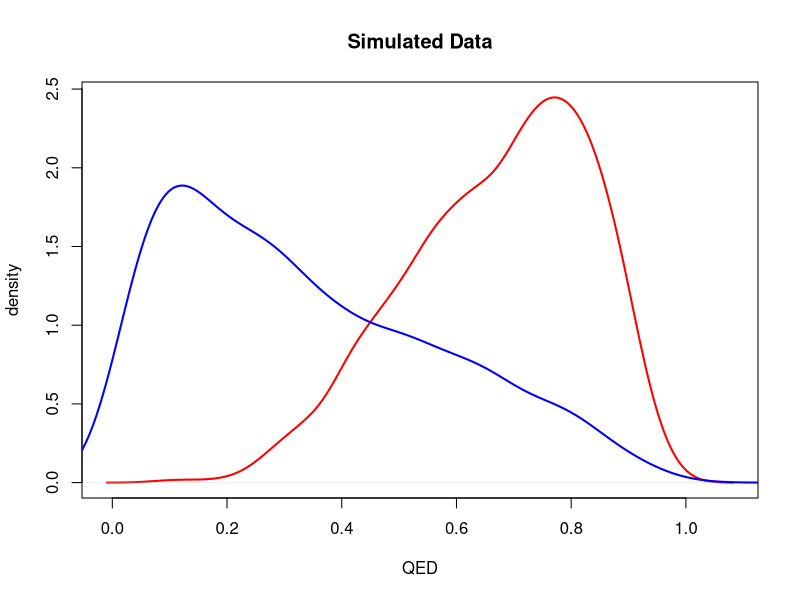
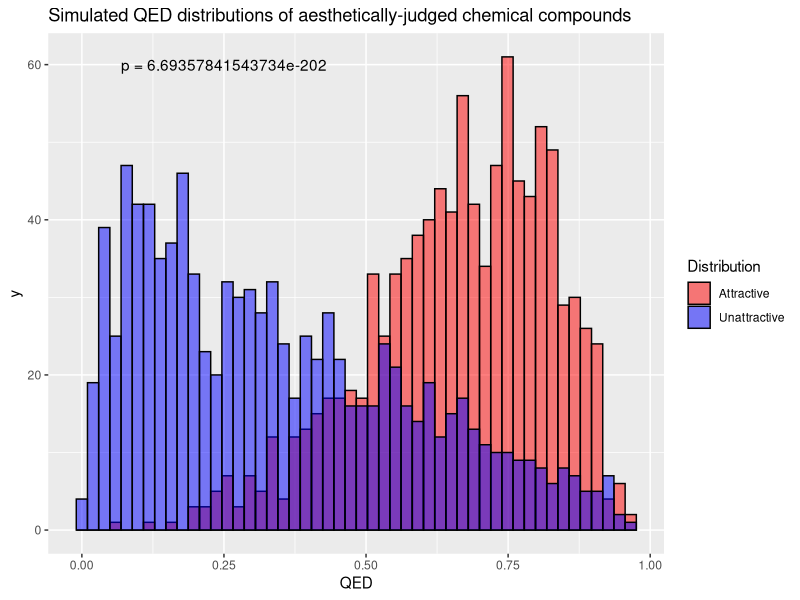

These figures' R source, in order:
## ---- chunk 1
knitr::opts_chunk$set(echo = TRUE, message=FALSE,warning = FALSE)
## ---- chunk 2
library(tidyverse)
library(boot)
library(ggplot2)

##################################################
# FUNCTION: sim_data()
# Simulates QED values for hypothetical attractive and unattractive chemicals
# input: integer specifying the # rows for the df
# output: df 
#------------------------------------------------- 
simData <- function(size=1000) {
  simAttractive <- inv.logit(rnorm(n=size,mean=.8,sd=.8))
  simUnattractive <- inv.logit(rnorm(n=size,mean=-.88,sd=1.35))
 return(data.frame(simAttractive,simUnattractive))
}

##################################################
# FUNCTION: do_t_test()
# performs an independent t-test and return the p-value
# input: x , y -> numerical vectors to test; ch -> character string identifying the alt hypothesis ('t'= tests for any difference in means, 'g'= tests if the mean of x > the mean of y, 'l'= tests if the mean of x < the mean of y)
# output: the p-value of the t-test
#------------------------------------------------- 
do_t_test <- function(x=runif(10),y=runif(10),ch='t',equal_var=F) {
  tt <- t.test(x,y,alternative=ch,var.equal=equal_var)
  return(tt$p.value)
}

##################################################
# FUNCTION: QED_dplot()
# produces a density plot of 2 QED distributions
# input: df -> dataframe containing at least 2 QED distributions as columns; xcol,ycol -> specifies the index of the 1st and 2nd distributions, respectively
# output: dplot -> the density plot object
#------------------------------------------------- 
QED_dplot<- function(df=data.frame(runif(10),runif(10)),xcol=1,ycol=2){
  d1 <- density(df[,xcol])
  d2 <- density(df[,ycol])
  if(max(d1$y)>max(d2$y)){
    plot(d1, lwd = 2, col = "red",
    main = "Simulated Data", xlab = "QED",ylab="density")
    lines(d2, col = "blue", lwd = 2)
  } else {
      plot(d2, lwd = 2, col = "red",
      main = "Simulated Data", xlab = "QED",ylab="density")
      lines(d1, col = "blue", lwd = 2)
  }
}

# Global variables
#----------------------------------------------
attractiveCol <- 1 # column with data for attractive molecules
unattractiveCol <- 2 # column with data for unattractive molecules
Ha <- 'g' # the alternative hypothesis for the t test
#----------------------------------------------

# Program body
temp1 <- simData() # construct the data frame
do_t_test(temp1[,attractiveCol],temp1[,unattractiveCol],ch=Ha) # do the t test
QED_dplot(temp1,attractiveCol,unattractiveCol) # plot the results

## ---- chunk 3
##################################################
# FUNCTION: QED_histplot()
# produces an overlapping histogram of the 2 QED distributions
# input: df -> dataframe containing at least 2 QED distributions as columns; attractive, unattractive -> specifies the index of the 1st and 2nd distributions, respectively; pval
# output: histplot -> the histogram plot object
#------------------------------------------------- 
QED_histplot<- function(df=data.frame(x1=runif(1000,max=.75),x2=runif(1000,min=0.25)),atractive=1,unatrractive=2,pval=''){
  atrcol <- df[,1]
  unatrcol <- df[,2]
  df <- data.frame(Attractive=atrcol,Unattractive=unatrcol)
  df <- df %>% pivot_longer(cols=c(Attractive,Unattractive),names_to="Distribution")
  histplot <- ggplot(data=df,aes(x=value,fill=Distribution))+
    geom_histogram(color='black',position='identity',alpha=0.5,bins=50)+
    scale_fill_manual(values=c('red','blue'))+
    labs(x='QED',title="Simulated QED distributions of aesthetically-judged chemical compounds")+
    annotate(geom='text',x=0.25,y=60,label=pval,color='black')
  return(histplot)
}

# Program body
temp1 <- simData() # construct the data frame
pvalue <- paste("p =",as.character(do_t_test(temp1[,attractiveCol],temp1[,unattractiveCol],ch=Ha))) # do the t test
QED_histplot(temp1,attractiveCol,unattractiveCol,pval=pvalue) # plot the results
